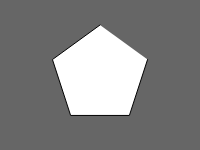
Frame 1 (no input)
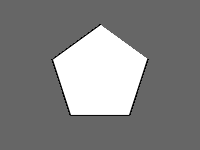
Frame 60 (no input)
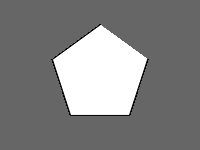
Frame 120 (the mouse pressed at the canvas centre since frame 60)

The p5.js sketch that drew these frames (run headless with seeded random() and noise() and a simulated clock; from frame 60 on, the mouse is pressed at the canvas centre):

// p5.js sketch
// ── sketch.js
function setup() {
    // put setup code here
    createCanvas(200, 150);
    background(102);
    angleMode(DEGREES);
}
function draw() {
    // put drawing code here
    x = width*0.5;
    y = height*0.5;
    r = 50;
    d = 180;    
    beginShape();
    sx = x + r*sin(d);
    sy = y + r*cos(d);
    vertex(sx, sy);
    d += (360/5);
    sx = x + r*sin(d);
    sy = y + r*cos(d);
    vertex(sx, sy);
    d += (360/5);
    sx = x + r*sin(d);
    sy = y + r*cos(d);
    vertex(sx, sy);
    d += (360/5);
    sx = x + r*sin(d);
    sy = y + r*cos(d);
    vertex(sx, sy);
    d += (360/5);
    sx = x + r*sin(d);
    sy = y + r*cos(d);
    vertex(sx, sy);
    endShape();
}
